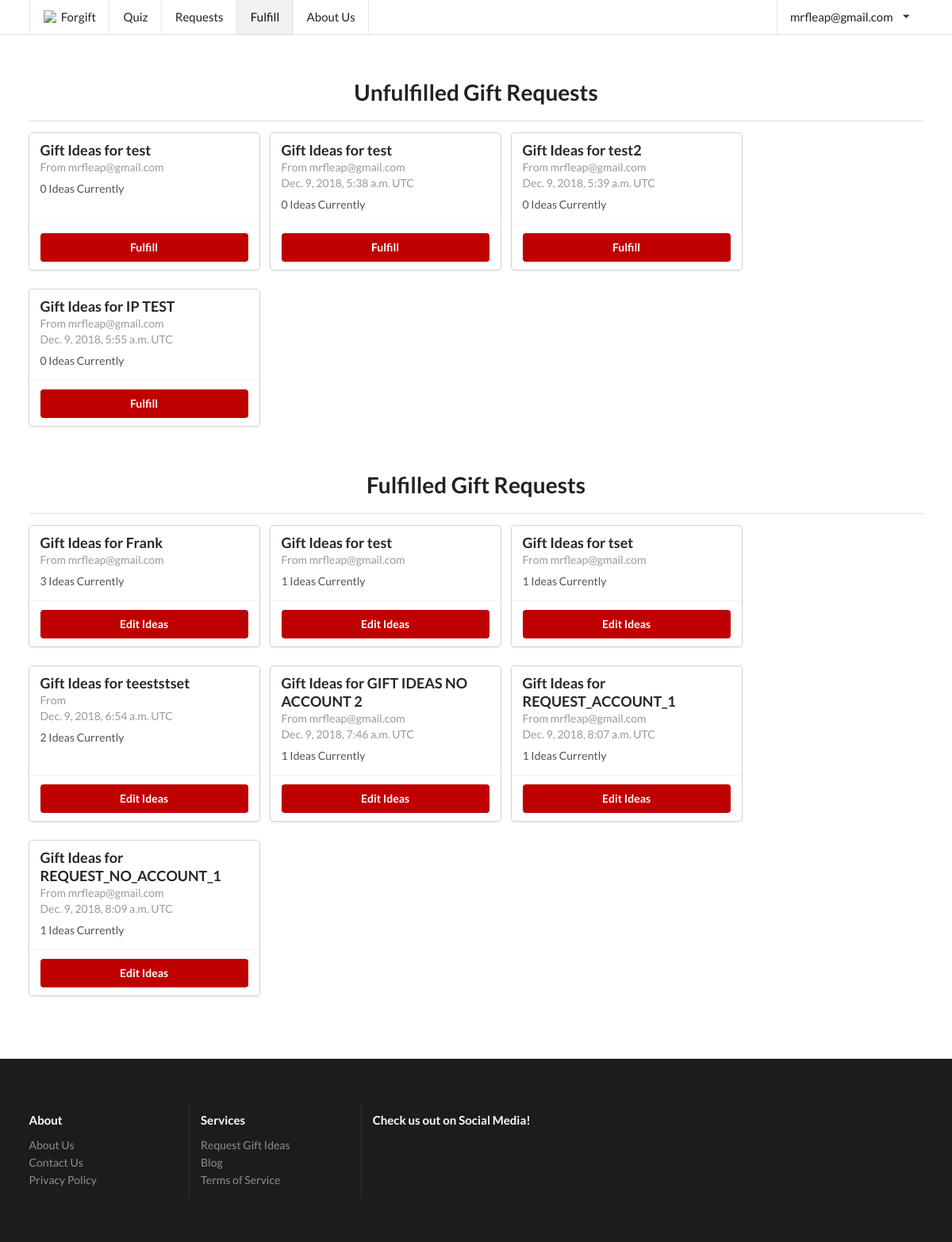
/fulfill/ (signed in), run on the app's committed database.
### forgyftapp/models.py (models this page shows, shortened)
class Slug(OnCreate, models.Model):
	_slug = models.SlugField(max_length=7, blank=True)
	class Meta:
		abstract = True

class User(AbstractUser, Slug):
	email_confirmed = models.BooleanField(default=False)

class GifteeProfile(Slug):
	name = models.TextField(max_length=150)
	gender = models.CharField(max_length=80, choices=gender.GENDER_CHOICES)
	age = models.IntegerField()
	relationship = models.TextField(max_length=6000)
	price_upper = models.IntegerField()
	interests = models.TextField(max_length=6000)
	existing_related_items = models.TextField(max_length=6000)
	extra_info = models.TextField(max_length=6000, blank=True, null=True)
	occasion = models.TextField(max_length=6000)
	published = models.BooleanField(default=False)
	emailed_about_publish = models.BooleanField(default=False)
	user = models.ForeignKey(User, on_delete=models.CASCADE, null=True)
	email = models.EmailField(null=True)
	feedback = models.OneToOneField(GiftFeedback, on_delete=models.SET_NULL, null=True)
	created = models.DateTimeField(editable=False, null=True, blank=True)
	ip_address = models.GenericIPAddressField(null=True, default=None)
	_location = models.TextField(null=True, default=None, blank=True)

class OnCreate:
	def onCreate(self):
		pass

class GiftIdea(models.Model, OnCreate):
	idea = models.TextField()
	link = models.URLField(max_length=2400)
	image = models.URLField(max_length=2400, blank=True, null=True)
	explanation = models.TextField()
	published = models.BooleanField(default=False)
	giftee_profile = models.ForeignKey(GifteeProfile, related_name="ideas", on_delete=models.CASCADE)
	clicks = models.IntegerField(default=0)

### forgyftapp/views/basic_views.py (the view)
# urls.py: url(r'^fulfill/?$', basic_views.fulfill, name='fulfill'),
@staff_member_required
def fulfill(request, profile=None):
	if profile:
		giftee_profile = get_object_or_404(GifteeProfile, pk=profile)
		if request.method == "POST":
			gift_ideas = GiftIdeaFormSet(request.POST, instance=giftee_profile)
			i = 0
			for form in gift_ideas:
				if len(form.changed_data) == 1 and form.changed_data[0] == "published":
					form.changed_data = []
				i += 1
			if gift_ideas.is_valid():
				gift_ideas.save()
				published = False
				for form in gift_ideas:
					if len(gift_ideas.forms[0].cleaned_data) > 0 and gift_ideas.forms[0].cleaned_data["published"]:
						published = True
				if published:
					giftee_profile.submit(request)
				else:
					giftee_profile.unsubmit()
				return redirect("forgyftapp:fulfill", profile=profile)
		else:
			gift_ideas = GiftIdeaFormSet(instance=giftee_profile)
		published = giftee_profile.published or (hasattr(gift_ideas.forms[0], "cleaned_data") and gift_ideas.forms[0].cleaned_data["published"])
		return render(request, "fulfill.html", {"giftee_profile": giftee_profile, "gift_ideas": gift_ideas,
		                                        "page": "fulfill", "published": published})
	else:
		giftee_profiles_unpublished = GifteeProfile.objects.filter(published=False).order_by('created')
		giftee_profile_published = GifteeProfile.objects.filter(published=True).order_by('created')
		return render(request, "fulfill.html", {"giftee_profiles_unpublished": giftee_profiles_unpublished,
		                                        "page": "fulfill", "giftee_profile_published": giftee_profile_published})

### forgyftapp/templates/fulfill.html (shortened to what this page needs)
{% extends "base/base.html" %}
{% block content %}
<div class="ui main container" style="padding-bottom: 48px">
    {% if gift_ideas %}
    <h1 style="text-align: center; padding-bottom: 4px">Enter Gift Ideas
        for {{ giftee_profile.name }} by {{ giftee_profile.user.first_name }}'s request</h1>
    <div>
        <form action="" method="post" id="ideaForm">{% csrf_token %}
            {{ form.as_p }}
            <table class="ui table" style="margin-top: 0">
                {{ gift_ideas.management_form }}
                {% for form in gift_ideas.forms %}
                {% if forloop.first %}
                    <thead>
                    <tr>
                        {% for field in form.visible_fields %}
                            <th>{{ field.label|capfirst }}</th>
                        {% endfor %}
                    </tr>
                    </thead>
                {% endif %}
                <tbody>
                <tr class="{% cycle row1 row2 %} formset_row">
                    {% for field in form.visible_fields %}
                    <td>
                        {% if forloop.first %}
                            {% if form.instance.pk %}{{ form.DELETE }}{% endif %}
                            {% for hidden in form.hidden_fields %}
                                {{ hidden }}
                            {% endfor %}
                        {% endif %}
                        {% if field.errors %}
                            <div class="ui list">
                                {% for error in field.errors %}
                                    <div class="item">
                                        <div class="ui negative message">
                                            <p>
                                                {{ error }}
                                            </p>
                                        </div>
                                    </div>
                                {% endfor %}
                            </div>
                        {% endif %}
                        {% if "textarea" in field.field.widget.template_name %}
                        <div class="field">
                            {% if field.help_text %}
                            <label style="font-weight: 100; font-size: 13px; display: inline">
                                -
                                {% autoescape off %}
                                {{ field.help_text }}
                                {% endautoescape %}
                            </label>
                            {% endif %}
                            <textarea rows="{{ field.field.widget.attrs.rows }}" name="{{ field.html_name }}"
                                      id="{{ field.id_for_label }}"
                                      style="width: 100%">{% if field.value %}{{ field.value }}{% endif %}</textarea>
                        </div>
                        {% elif field.field.widget.input_type == "checkbox" and field.label != "Delete" %}
                        <div class="inline field">
                            <div class="ui toggle checkbox">
                                <input {% if field.value == True %}checked{% endif %}
                                       type="checkbox" tabindex="0" class="hidden toggle"
                                       style="display: inline"
                                       name="{{ field.html_name }}"
                                       id="{{ field.id_for_label }}">
                                {% if field.help_text %}
                                <p style="font-weight: 100; display: inline"> -
                                    {% autoescape off %}
                                    {{ field.help_text }}{% endautoescape %}</p>
                                {% endif %}
                            </div>
                        </div>
                        {% else %}
                        {% if field.label != "Delete" %}
                        <div class="field">
                            {% if field.help_text %}
                            <label style="font-weight: 100; font-size: 13px; display: inline">
                                {% autoescape off %}
                                - {{ field.help_text }}
                                {% endautoescape %}
                            </label>
                            {% endif %}
                            <div class="ui input" style="width: 100%">{{ field }}</div>
                        </div>
                        {% endif %}
                        {% endif %}
                    </td>
                    {% endfor %}
                </tr>
                </tbody>
                {% endfor %}
            </table>
            <div class="ui one column stackable center aligned page grid">
                <div class="column sixteen wide">
                    <div class="ui fluid buttons">
                        <input class="ui positive button" type="submit" value="Save"/>
                        <div class="or"></div>
                        <a class="ui negative button" href="{% url 'forgyftapp:fulfill' %}">Back</a>
                    </div>
                    <a class="ui button" href="{{ giftee_profile.admin_url }}" style="margin-top: 8px">
                        View on Admin Site
                    </a>
                </div>
            </div>
        </form>
    </div>
    {% if giftee_profile.ideas and giftee_profile.emailed_about_publish %}
        <div style="padding-top: 16px">
            <div class="ui container segment" style="width: 100%">
                <h3 class="ui header">Link Click Analytics</h3>
                <table class="ui celled table">
                    <thead>
                    <tr>
                        <th>Idea</th>
                        <th>Idea Link</th>
                        <th>Clicks</th>
                    </tr>
                    </thead>
                    <tbody>
                    {% for idea in giftee_profile.ideas.all %}
                        <tr>
                            <td><a href="{{ idea.link }}">{{ idea.idea }}</a></td>
                            <td>{{ idea.explanation }}</td>
                            <td>{{ idea.clicks }}</td>
                        </tr>
                    {% endfor %}
                    </tbody>
                </table>
            </div>
        </div>
    {% endif %}
    {% if giftee_profile.feedback %}
        <div style="padding-top: 16px">
            <div class="ui container segment" style="width: 100%">
                <h3 class="ui header">Gift Ideas Feedback</h3>
                <div class="ui dividing sub header">Rating</div>
                <p>{{ giftee_profile.feedback.rating }}/5</p>
                <div class="ui dividing sub header">Feedback</div>
                <p>{{ giftee_profile.feedback.feedback }}</p>
                <div class="ui dividing sub header">Purchased</div>
                <p>{{ giftee_profile.feedback.bought|yesno:"Purchased,Not Purchased" }}</p>
            </div>
        </div>
    {% endif %}
    <div class="ui basic segment" style="width: 100%; padding-right: 0; padding-left: 0">
        {% include "base/giftee_profile.html" with no_close=True %}
	    {% if giftee_profile.ip_address %}
			    <div class="ui dividing sub header">IP Address</div>
			    <p>{{ giftee_profile.ip_address }}</p>
		        <div class="ui dividing sub header">Location</div>
		        <p>{{ giftee_profile.location }}</p>
	    {% endif %}
        </div></div>
    </div>
	<div class="ui styled accordion" style="width: 100%;">
		<div class="active title">
			<i class="dropdown icon"></i>
			Giftee Profile Account Status
		</div>
		<div class="active content">
			<div class="ui dividing sub header">Linked to Account</div>
			<p>
				{% if giftee_profile.has_user %}
					Linked to account: {{ giftee_profile.user }}
				{% else %}
					Linked to email: {{ giftee_profile.email }}
				{% endif %}
			</p>
			</div>
		</div>
    {% else %}
    <h1 style="text-align: center; padding-bottom: 4px">Unfulfilled Gift Requests</h1>
    <div class="ui divider"></div>
    <div style="margin-left:auto;margin-right:auto;">
        <div {% if giftee_profiles_unpublished %}class="ui cards"{% endif %}>
            {% for giftee_profile in giftee_profiles_unpublished %}
                <div class="u card">
                    <div class="content">
                        <div class="header">
                            Gift Ideas for {{ giftee_profile.name }}
                        </div>
                        <div class="meta">
                            From {{ giftee_profile.user.email }}
	                        {% if giftee_profile.created %}<br>{{ giftee_profile.created }} UTC{% endif %}
                        </div>
                        <div class="description">
                            {{ giftee_profile.ideas.get_queryset|length }} Ideas Currently
                        </div>
                    </div>
                    <div class="extra content">
                        <div class="ui two buttons">
                            <a class="ui primary button"
                               href="{% url "forgyftapp:fulfill" profile=giftee_profile.pk %}">Fulfill</a>
                        </div>
                    </div>
                </div>
                {% empty %}
                <div class="ui disabled header" style="text-align: center; width: 100%; margin-top: 32px;">There
                    are currently no unfulfilled gift requests.
                </div>
            {% endfor %}
        </div>
    </div>
    <h1 style="text-align: center; padding-bottom: 4px; padding-top: 32px">Fulfilled Gift Requests</h1>
    <div class="ui divider"></div>
    <div style="margin-left:auto;margin-right:auto;">
        <div class="ui cards">
            {% for giftee_profile in giftee_profile_published %}
                <div class="ui card">
                    <div class="content">
                        <div class="header">
                            Gift Ideas for {{ giftee_profile.name }}
                        </div>
                        <div class="meta">
                            From {{ giftee_profile.user.email }}
	                        {% if giftee_profile.created %}<br>{{ giftee_profile.created }} UTC{% endif %}
                        </div>
                        <div class="description">
                            {{ giftee_profile.ideas.get_queryset|length }} Ideas Currently
                        </div>
                    </div>
                    <div class="extra content">
                        <div class="ui two buttons">
                            <a class="ui primary button"
                               href="{% url "forgyftapp:fulfill" profile=giftee_profile.pk %}">Edit Ideas</a>
                        </div>
                    </div>
                </div>
                {% empty %}
                <div class="ui disabled header" style="text-align: center; width: 100%; margin-top: 32px;">There
                    are currently no fulfilled gift requests.
                </div>
            {% endfor %}
        </div>
    </div>
    {% endif %}
</div>
<script src="{% load static %}{% static "semantic/components/checkbox.min.js" %}"></script>
<script src="{% load static %}{% static "jquery.formset.js" %}"></script>
{% endblock %}

### forgyftapp/templates/base/navbar.html (shortened to what this page needs)
<a class="{% if page == "home" %}active {% endif %}item" href="{% url "forgyftapp:index" %}">
{% if not pointing %}
	<img class="logo" src="{% load static %}{% static "favicon/favicon-32x32.png" %}"
	     style="width: 18px; margin-right: 4px"> Forgift </a>
{% else %}
	Home
{% endif %}
</a>
<a class="{% if page == "quiz" %}active {% endif %}item" href="{% url "forgyftapp:gift_form" %}">Quiz</a>
{% if request.user.is_authenticated %}
	<a class="{% if page == "request" %}active {% endif %}item" href="{% url "forgyftapp:request" %}">Requests</a>
{% endif %}
{% if user.is_staff %}
	<a class="{% if page == "fulfill" %}active {% endif %}item" href="{% url "forgyftapp:fulfill" %}">Fulfill</a>
{% endif %}
<a class="{% if page == "about" %}active {% endif %}item" href="{% url "forgyftapp:about" %}">About Us</a>
<div class="right menu">
	{% if not request.user.is_authenticated %}
		<div class="item button">
			<a class="ui button" href="{% url "forgyftapp:login" %}">Login</a>
		</div>
		<div class="item button">
			<a class="ui primary button" href="{% url "forgyftapp:signup" %}">Sign up</a>
		</div>
	{% else %}
		<div class="ui simple dropdown item">
			{{ request.user.email }}
			<i class="dropdown icon"></i>
		</div>
	{% endif %}
</div>

### forgyftapp/static/stylesheets/default.css (style rules this page uses)
img { width: 100%; }
img.logo { width: 200px; margin: 3rem 0 1rem; }
.ui.main.container { background: #ffffff; }
.fixed.top.menu .item:nth-child(2) { border-left: 1px solid rgba(34, 36, 38, .1); }

### forgyftapp/templates/base/base.html (style rules this page uses)
.ui.primary.button, .ui.submit.button { background-color: #BF0000; }
div.ui.main.container { margin-top: 7em; }

### data on the page
User: user.email "mrfleap@gmail.com"
GifteeProfile: name "test", user.email "mrfleap@gmail.com", ideas.get_queryset|length "0"
GifteeProfile: name "test", user.email "mrfleap@gmail.com", created "Dec. 9, 2018, 5:38 a.m.", ideas.get_queryset|length "0"
GifteeProfile: name "test2", user.email "mrfleap@gmail.com", created "Dec. 9, 2018, 5:39 a.m.", ideas.get_queryset|length "0"
GifteeProfile: name "IP TEST", user.email "mrfleap@gmail.com", created "Dec. 9, 2018, 5:55 a.m.", ideas.get_queryset|length "0"
GifteeProfile: name "Frank", user.email "mrfleap@gmail.com", ideas.get_queryset|length "3"
GifteeProfile: name "test", user.email "mrfleap@gmail.com", ideas.get_queryset|length "1"
GifteeProfile: name "tset", user.email "mrfleap@gmail.com", ideas.get_queryset|length "1"
GifteeProfile: name "teeststset", created "Dec. 9, 2018, 6:54 a.m.", ideas.get_queryset|length "2"
GifteeProfile: name "GIFT IDEAS NO ACCOUNT 2", user.email "mrfleap@gmail.com", created "Dec. 9, 2018, 7:46 a.m.", ideas.get_queryset|length "1"
GifteeProfile: name "REQUEST_ACCOUNT_1", user.email "mrfleap@gmail.com", created "Dec. 9, 2018, 8:07 a.m.", ideas.get_queryset|length "1"
GifteeProfile: name "REQUEST_NO_ACCOUNT_1", user.email "mrfleap@gmail.com", created "Dec. 9, 2018, 8:09 a.m.", ideas.get_queryset|length "1"
